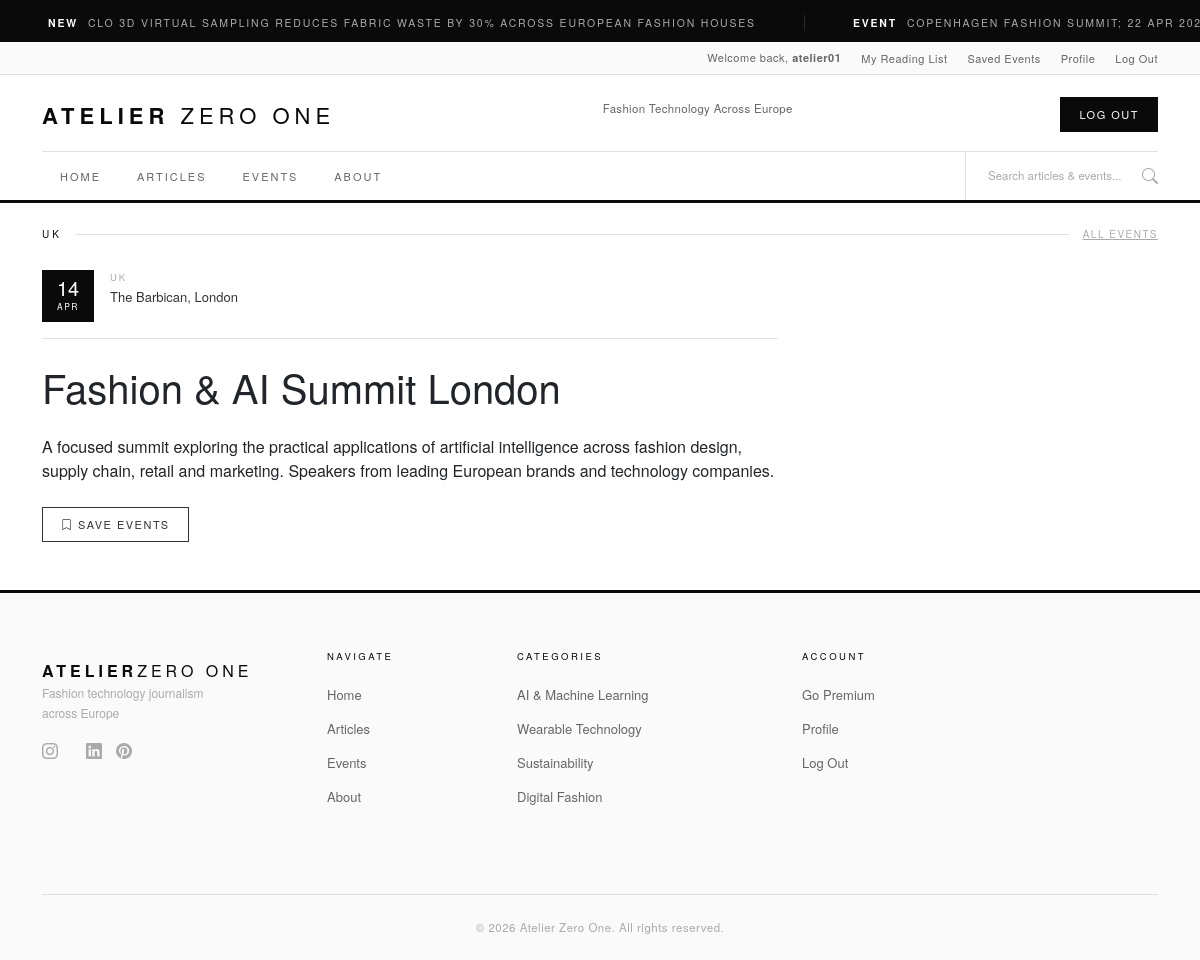
Screenshot of /events/fashion-ai-summit-london/ (signed in) with the database file from the repository.
### events/models.py (models this page shows, shortened)
class Event(models.Model):
    title = models.CharField(max_length=200)
    slug = models.SlugField(unique=True)
    description = models.TextField()
    event_date = models.DateTimeField()
    location = models.CharField(max_length=200)
    country = models.CharField(max_length=100)
    website_url = models.URLField(blank=True)
    image = CloudinaryField('image', blank=True, null=True)
    is_published = models.BooleanField(default=False)
    created_at = models.DateTimeField(auto_now_add=True)
    class Meta:
        ordering = ['event_date']

### events/views.py (the view)
# urls.py: path('events/<slug:slug>/', views.event_detail, name='event_detail'),
def event_detail(request, slug):
    event = get_object_or_404(Event, slug=slug, is_published=True)
    context = {
        'event': event,
    }
    return render(request, 'events/event_detail.html', context)

### events/templates/events/event_detail.html (shortened to what this page needs)
{% extends "base.html" %}
{% load static %}
{% block content %}
<div class="container mt-4 mb-5">
    <div class="section-label-row">
        <span class="section-label">{{ event.country }}</span>
        <span class="section-rule"></span>
        <a href="{% url 'events:event_list' %}" class="section-more">All Events</a>
    </div>
    <div class="row">
        <div class="col-lg-8">
            <div class="event-date-block mb-4">
                <div class="event-date-box">
                    <span class="event-day">{{ event.event_date|date:"d" }}</span>
                    <span class="event-month">{{ event.event_date|date:"M" }}</span>
                </div>
                <div class="event-location-info">
                    <div class="event-country">{{ event.country }}</div>
                    <div class="event-venue">{{ event.location }}</div>
                </div>
            </div>
            <h1 class="hero-title mb-4">{{ event.title }}</h1>
            <p class="hero-excerpt">{{ event.description }}</p>
            {% if user.is_authenticated %}
            <a href="{% url 'accounts:save_event' event.id %}" class="btn-outline-dark-custom mt-2">
                {% if event in user.profile.saved_events.all %}
                <i class="bi bi-bookmark-fill"></i> Saved
                {% else %}
                <i class="bi bi-bookmark"></i> Save Events
                {% endif %}
            </a>
            {% endif %}
        </div>
    </div>
</div>
{% endblock %}

### templates/includes/user_bar.html
{% load static %}
<div class="user-bar d-none d-md-block">
    <div class="container user-bar-inner">
        <span>Welcome back, <strong>{{ user.username }}</strong></span>
        <a href="{% url 'accounts:reading_list' %}">My Reading List</a>
        <a href="{% url 'accounts:saved_events' %}">Saved Events</a>
        <a href="{% url 'accounts:profile' %}">Profile</a>
        <a href="{% url 'account_logout' %}">Log Out</a>
    </div>
</div>

### static/css/base.css (style rules this page uses)
:root { --black: #0a0a0a; --white: #ffffff; --grey-50: #fafafa; --grey-100: #f4f4f4; --grey-200: #e8e8e8; --grey-300: #d0d0d0; --grey-400: #aaaaaa; --grey-600: #666666; --grey-800: #333333; --border: #e0e0e0; --gold: #b8953a; --gold-light: #fffdf5; }
body { display: flex; flex-direction: column; min-height: 100vh; font-family: 'Helvetica Neue', Helvetica, Arial, sans-serif; }
.btn-outline-dark-custom { font-size: 11px; letter-spacing: 1.5px; text-transform: uppercase; padding: 8px 18px; border: 1px solid var(--grey-800); color: var(--grey-800); background: transparent; transition: all 0.2s; display: inline-block; white-space: nowrap; cursor: pointer; font-family: inherit; text-decoration: none; }
.user-bar { background: var(--grey-50); border-bottom: 1px solid var(--border); padding: 7px 0; font-size: 11px; letter-spacing: 0.5px; color: var(--grey-600); }
.user-bar-inner { display: flex; justify-content: flex-end; align-items: center; gap: 20px; }
.user-bar a { color: var(--grey-600); transition: color 0.2s; text-decoration: none; }
.section-label-row { display: flex; align-items: center; gap: 14px; margin-bottom: 28px; }
.section-label { font-size: 10px; letter-spacing: 3px; text-transform: uppercase; color: var(--black); font-weight: 500; white-space: nowrap; }
.section-rule { flex: 1; height: 1px; background: var(--border); }
.section-more { font-size: 10px; letter-spacing: 1.5px; text-transform: uppercase; color: var(--grey-400); white-space: nowrap; transition: color 0.2s; }
.event-date-block { display: flex; align-items: flex-start; gap: 16px; margin-bottom: 16px; padding-bottom: 16px; border-bottom: 1px solid var(--border); }
.event-date-box { background: var(--black); color: var(--white); width: 52px; height: 52px; display: flex; flex-direction: column; align-items: center; justify-content: center; flex-shrink: 0; }
.event-day { font-size: 20px; font-weight: 300; line-height: 1; }
.event-month { font-size: 8.5px; letter-spacing: 1.5px; text-transform: uppercase; margin-top: 2px; }
.event-location-info { flex: 1; }
.event-country { font-size: 9.5px; letter-spacing: 2px; text-transform: uppercase; color: var(--grey-400); margin-bottom: 3px; }
.event-venue { font-size: 13px; color: var(--grey-800); }

### rows the page displays
Event: country "UK", event_date "14", event_date "APR", location "The Barbican, London", title "Fashion & AI Summit London", description "A focused summit exploring the practical applications of artificial intelligence across fashion design, supply chain, retail and marketing. Speakers from leading European brands and technology companies."

### other values shown
{{ user.username }} "atelier01"
